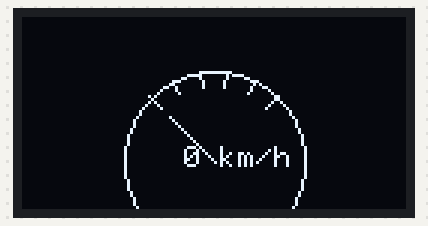
Simulated run of this sketch. Board: Arduino Uno, built with avr-gcc and run on an emulated ATmega328P. Shown: 128×64 one-colour display.

Above: at 0.1 s.
At 1.2 s:
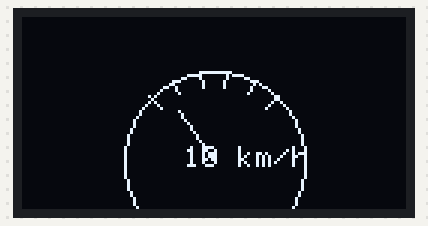
At 2.8 s:
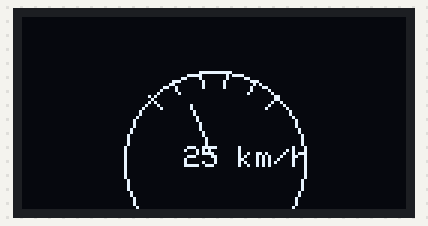
At 6.0 s:
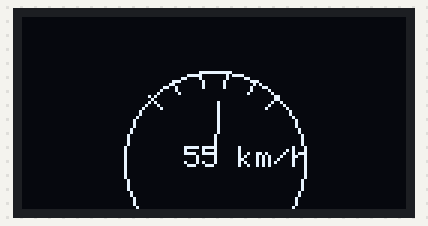
At 8.7 s:
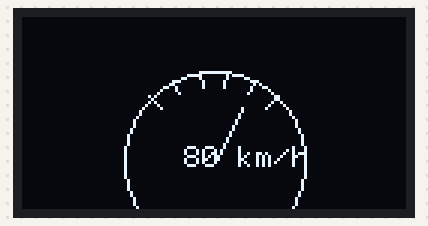
At 11.9 s:
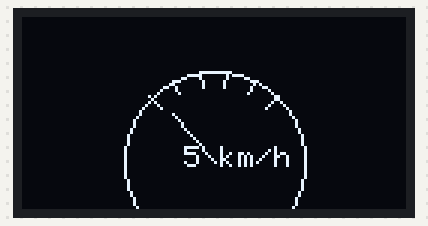

Measured:
- by itself, everything shown: repeats every 11.2 s, in 21 steps
- what the display in image 1 shows lasts 0.6 s, from 1.1 s to 1.7 s

The sketch:

tacometro.ino
```cpp
#include <Wire.h>
#include <Adafruit_GFX.h>
#include <Adafruit_SSD1306.h>

// Definimos el ancho y alto de la pantalla OLED
#define SCREEN_WIDTH 128
#define SCREEN_HEIGHT 64

// Declaramos la dirección I2C de la pantalla (usualmente 0x3C)
#define OLED_I2C_ADDRESS 0x3C

// Creamos una instancia de la pantalla OLED
Adafruit_SSD1306 display(SCREEN_WIDTH, SCREEN_HEIGHT, &Wire, -1);

// Variables para simular la velocidad
int velocidad = 0;  // Velocidad simulada (0 a 100)
int maxVelocidad = 100;

// Centro del tacómetro
const int centroX = 64; // Centro horizontal (mitad de la pantalla)
const int centroY = 48; // Centro vertical (casi al fondo)

// Radio del tacómetro
const int radioTacometro = 30;

// Angulo inicial y final del tacómetro (en grados)
const int anguloMin = 135;  // Mínimo (posicion 0 de velocidad)
const int anguloMax = 45;   // Máximo (posicion máxima de velocidad)

// Función para convertir grados a radianes
float gradosARadianes(float grados) {
  return grados * (PI / 180);
}

// Función para convertir velocidad en ángulo
int calcularAngulo(int velocidad, int maxVelocidad) {
  // Mapea la velocidad en el rango de ángulos del tacómetro
  return map(velocidad, 0, maxVelocidad, anguloMin, anguloMax);
}

// Función para dibujar el tacómetro
void dibujarTacometro(int velocidad) {
  // Limpiar la pantalla
  display.clearDisplay();

  // Dibujar el borde circular del tacómetro
  display.drawCircle(centroX, centroY, radioTacometro, SSD1306_WHITE);

  // Dibujar las marcas de la escala del tacómetro (cada 20 unidades de velocidad)
  for (int i = 0; i <= maxVelocidad; i += 20) {
    int angulo = calcularAngulo(i, maxVelocidad);
    int xInicio = centroX + cos(gradosARadianes(angulo)) * (radioTacometro - 5);
    int yInicio = centroY - sin(gradosARadianes(angulo)) * (radioTacometro - 5);
    int xFin = centroX + cos(gradosARadianes(angulo)) * radioTacometro;
    int yFin = centroY - sin(gradosARadianes(angulo)) * radioTacometro;
    display.drawLine(xInicio, yInicio, xFin, yFin, SSD1306_WHITE);
  }

  // Calcular el ángulo actual según la velocidad simulada
  int anguloActual = calcularAngulo(velocidad, maxVelocidad);

  // Calcular la posición del puntero del tacómetro
  int xPuntero = centroX + cos(gradosARadianes(anguloActual)) * (radioTacometro - 10);
  int yPuntero = centroY - sin(gradosARadianes(anguloActual)) * (radioTacometro - 10);

  // Dibujar el puntero del tacómetro
  display.drawLine(centroX, centroY, xPuntero, yPuntero, SSD1306_WHITE);

  // Mostrar la velocidad actual en el centro del tacómetro
  display.setCursor(centroX - 10, centroY - 5);
  display.setTextSize(1);
  display.setTextColor(SSD1306_WHITE);
  display.print(velocidad);
  display.println(" km/h");

  // Actualizar la pantalla
  display.display();
}

void setup() {
  // Iniciar la pantalla OLED
  if (!display.begin(SSD1306_SWITCHCAPVCC, OLED_I2C_ADDRESS)) {
    Serial.println(F("No se encuentra la pantalla OLED"));
    while (1);
  }

  // Limpiar el buffer de la pantalla
  display.clearDisplay();
}

void loop() {
  // Simular un aumento de velocidad
  dibujarTacometro(velocidad);

  // Incrementar la velocidad simulada
  velocidad += 5;
  if (velocidad > maxVelocidad) {
    velocidad = 0; // Reiniciar la velocidad si supera el máximo
  }

  // Esperar 500ms antes de actualizar
  delay(500);
}
```
